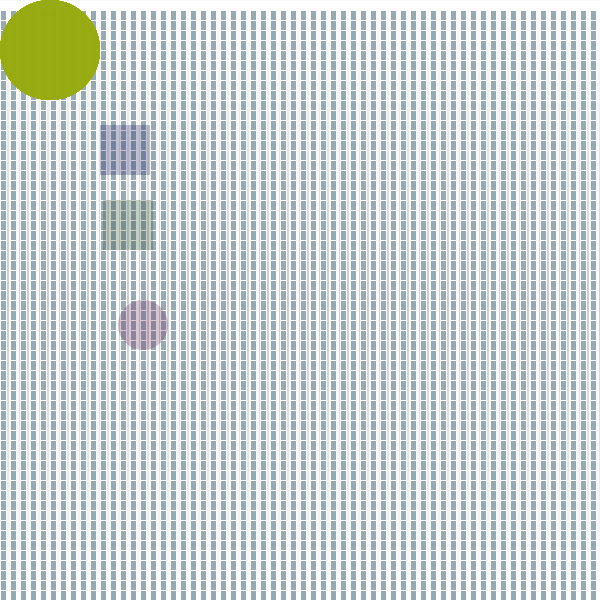
Frame 1 (no input)
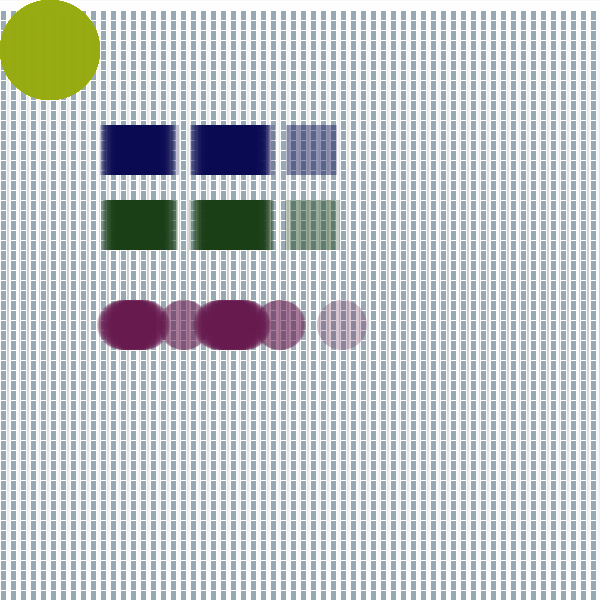
Frame 60 (the mouse pressed at the canvas centre just before this capture)
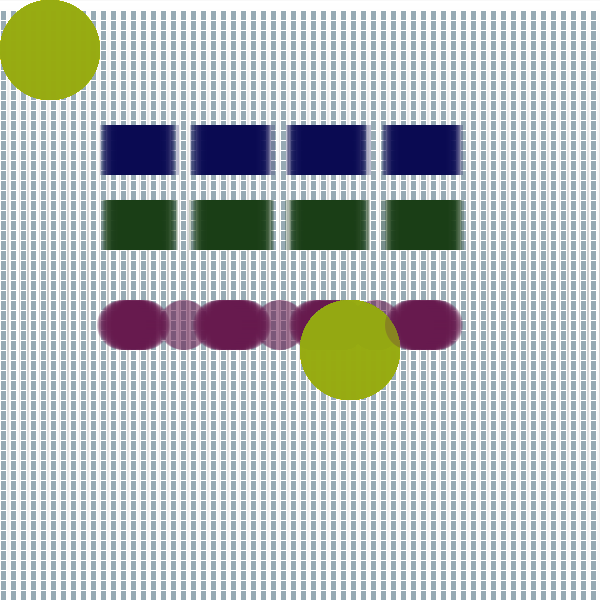
Frame 120 (the mouse held since frame 60 and released just before this capture)

The Processing sketch that drew these frames (run headless with seeded random() and noise(); from frame 60 on, the mouse is pressed at the canvas centre):

// Processing sketch: processing_40397
// ── processing_40397.pde

//3rd project - untitled
//Sergi Calavia


int x = 100;

int speed = 1^1/10;


void setup(){
for(int i=0; i<height; i++){
  float colorValue = map(i,100,height,0,255);
  stroke(255);
  line(i^2,0,i,width);

}

  size(600,600);

  for(int X=0; X<height; X+=10){

    for(int y=10; y<width; y+=10){
      if(X%10==10&&y%10==10){
        fill(random(360),211,83,9);
        ellipse(x^3,y,5^20,5/2);
    }else{
      fill(151,170,180);
      rect(X,y,6,10);
  }
}
  }
}
int value = 0;

void draw(){
{

  for(int i = 0;i < 100;i++) {

    noFill();

{

  fill(151,170,18,63);

  ellipseMode(255);
  noStroke();

  ellipse(mouseX,mouseY,100,100); //big ellipse

  }

  }

int value = 0;

{
  fill(10,10,80,63); //square blue
  rect(x, 125, 50, 50);
    x = x + speed^2;
  if ((x > width) || (x <= 0)) {
    speed = speed * -1;
  }

{
  fill(25,60,20,63); //square green
  rect(x, 200, 50, 50);
    x = x + speed^30;
  if ((x > width) || (x <= 2)) {
    speed = speed * -1^2;


  }
{

  fill(100,23,78,63); //ellipse purple
  ellipse(x, 300, 50, 50);
    x = x + speed^30;
  if ((x > width) || (x <= 0)) {
    speed = speed * -1;
  }
}

}
}
  }
}
